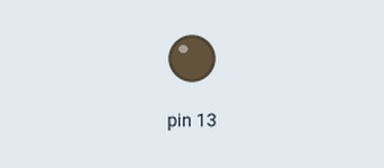
This sketch was run on a simulated Arduino Uno, built with avr-gcc and run on an emulated ATmega328P. Parts: output pins drawn as LEDs (lit = HIGH). What the sketch prints to the serial monitor is not drawn.

Above: at 0.3 s.
At 4.7 s:
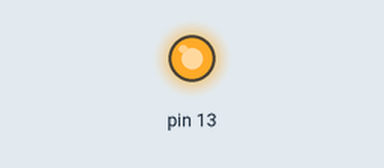
Timing chart, 0 to 7.2 s (numbered marks = the images above):
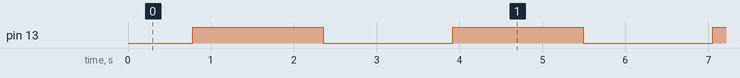

The sketch:

fading.ino
```cpp
void setup() {
  Serial.begin(9600);
  pinMode(13, OUTPUT);
}

void loop() {
  for (int i = 0 ; i <= 255 ; i += 5) {
    Serial.println(i);
    analogWrite(13, i);
    delay(30);
  }
  for (int i = 255 ; i >= 0 ; i -= 5) {
    Serial.println(i);
    analogWrite(13, i);
    delay(30);
  }
}
```

Measured:
- by itself, pin 13: alternates HIGH for 1.6 s and LOW for 1.6 s
